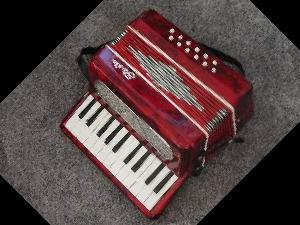
#> input picture bai2/database/accordion_01.jpg, 300 x 225 px; its folder holds only this picture in this run
$ python -i st.py   (imports and definitions only)
#> lines starting #> are read from the running program, lines starting #| are printed output that depends on the picture
import streamlit as st
import numpy as np
import matplotlib.pyplot as plt
from skimage.feature import local_binary_pattern
from scipy.spatial.distance import euclidean
from PIL import Image
import glob

def lbp_hist_cal(gray_img):
  #resize grayscale image to 224*224
  gray_img = gray_img.resize((300, 300))

  #compute lbp feature
  x = np.array(gray_img)
  lbp_feat=local_binary_pattern(x, 8, 2, method='uniform')

  #compute hist of lbp
  hist, _ = np.histogram(lbp_feat, bins=np.arange(2**8 + 2), density=True)
  return hist

def cal_hist_db(database_path):
  hist_db = []
  for filename in glob.glob(f"{database_path}\*.jpg"):
    gray_img = Image.open(filename).convert("L")
    hist_db.append((filename, lbp_hist_cal(gray_img)))
  return hist_db

def retrieve_img(img):
  #open image and convert to grayscale
#> called with img = 'database/accordion_01.jpg'
  gray_img = Image.open(img).convert("L")
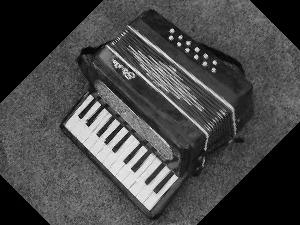
#> gray_img: PIL image 300x225 L; min 0, max 254, mean 71.1
  img_hist = lbp_hist_cal(gray_img)
#> in lbp_hist_cal, `gray_img = gray_img.resize((300, 300))`:
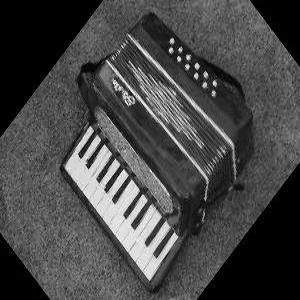
#> gray_img: PIL image 300x300 L; min 0, max 255, mean 71.1
#> in lbp_hist_cal, `lbp_feat=local_binary_pattern(x, 8, 2, method='uniform')`:
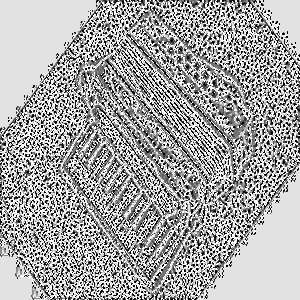
#> lbp_feat: shape (300, 300) float64; min 0, max 9, mean 5.84; drawn with min black and max white
#> in lbp_hist_cal, `hist, _ = np.histogram(lbp_feat, bins=np.arange(2**8 + 2), density=True)`: hist = 257 values, max 0.276 at index 8, min 0 at index 10, mean 0.00389
#> img_hist has the same summary as hist in lbp_hist_cal

  hist_db = cal_hist_db("D:\\HocTap\\CVA\\TH\\bai1\\database")
#> hist_db = 1 item

  euclid_dis = [(hist[0], euclidean(hist[1], img_hist)) for hist in hist_db]
#> euclid_dis = 1 item
  return sorted(euclid_dis, key=lambda x: x[1])

def label(filepath):
  return filepath.split("\\")[-1].split("_")[0]

def precision_at_k(k, query_name, arr):
  query_label = label(query_name)
  true_guest = 0
  for i, img in enumerate(arr):
    if i == k:
      break
    if label(img[0]) == query_label:
      true_guest += 1

  return true_guest/k

def recal_at_k(k, query_name, arr):
  query_label = label(query_name)
  true_guest = 0
  total_instance = 0
  for i, img in enumerate(arr):
    if label(img[0]) == query_label and i < k:
      true_guest += 1
    if label(img[0]) == query_label:
      total_instance += 1

  return true_guest/total_instance

def AP_at_k(k, query_name, arr):
  query_label = label(query_name)
  true_guest = 0
  AP = 0
  for i, img in enumerate(arr):
    if i == k:
      break
    if label(img[0]) == query_label:
      true_guest += 1
      AP += true_guest/(i+1)

  result = AP/true_guest if true_guest>0 else 0
  return result

# page
# [19 lines not run here, left out]

>>> result = retrieve_img('database/accordion_01.jpg')
#> result = 1 item

$ run again, on bai2/database/accordion_02.jpg
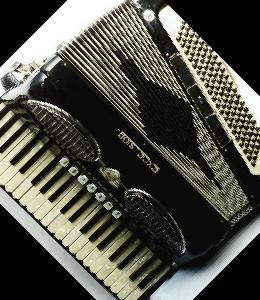
#> input picture bai2/database/accordion_02.jpg, 260 x 300 px
#> in lbp_hist_cal, `gray_img = gray_img.resize((300, 300))`:
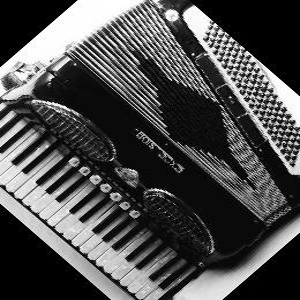
#> gray_img: PIL image 300x300 L; min 0, max 255, mean 77.8
#> in lbp_hist_cal, `lbp_feat=local_binary_pattern(x, 8, 2, method='uniform')`:
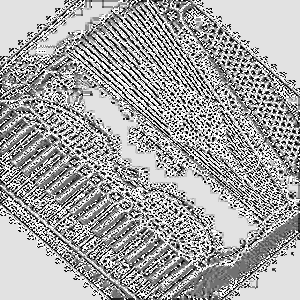
#> lbp_feat: shape (300, 300) float64; min 0, max 9, mean 5.85; drawn with min black and max white
#> hist = 257 values, max 0.311 at index 8, min 0 at index 10, mean 0.00389
#> img_hist has the same summary as hist in lbp_hist_cal
#> hist_db = 1 item

$ run again, on bai2/database/accordion_03.jpg
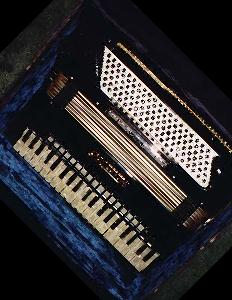
#> input picture bai2/database/accordion_03.jpg, 232 x 300 px
#> in lbp_hist_cal, `gray_img = gray_img.resize((300, 300))`:
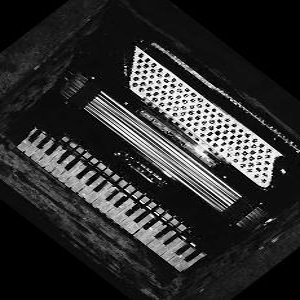
#> gray_img: PIL image 300x300 L; min 0, max 255, mean 46
#> in lbp_hist_cal, `lbp_feat=local_binary_pattern(x, 8, 2, method='uniform')`:
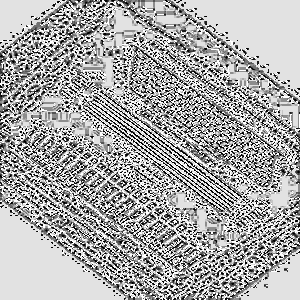
#> lbp_feat: shape (300, 300) float64; min 0, max 9, mean 5.95; drawn with min black and max white
#> hist = 257 values, max 0.314 at index 8, min 0 at index 10, mean 0.00389
#> img_hist has the same summary as hist in lbp_hist_cal
#> hist_db = 1 item

$ run again, on bai2/database/accordion_04.jpg
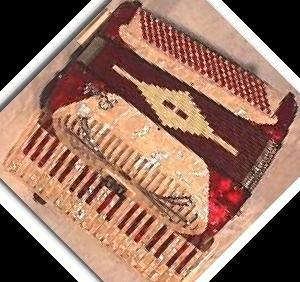
#> input picture bai2/database/accordion_04.jpg, 300 x 282 px
#> in lbp_hist_cal, `gray_img = gray_img.resize((300, 300))`:
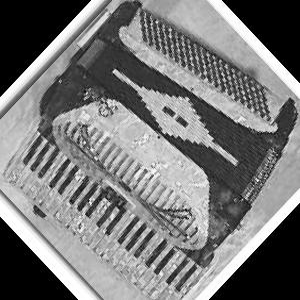
#> gray_img: PIL image 300x300 L; min 0, max 255, mean 120.9
#> in lbp_hist_cal, `lbp_feat=local_binary_pattern(x, 8, 2, method='uniform')`:
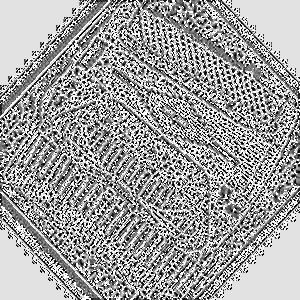
#> lbp_feat: shape (300, 300) float64; min 0, max 9, mean 5.63; drawn with min black and max white
#> hist = 257 values, max 0.241 at index 8, min 0 at index 10, mean 0.00389
#> img_hist has the same summary as hist in lbp_hist_cal
#> hist_db = 1 item
